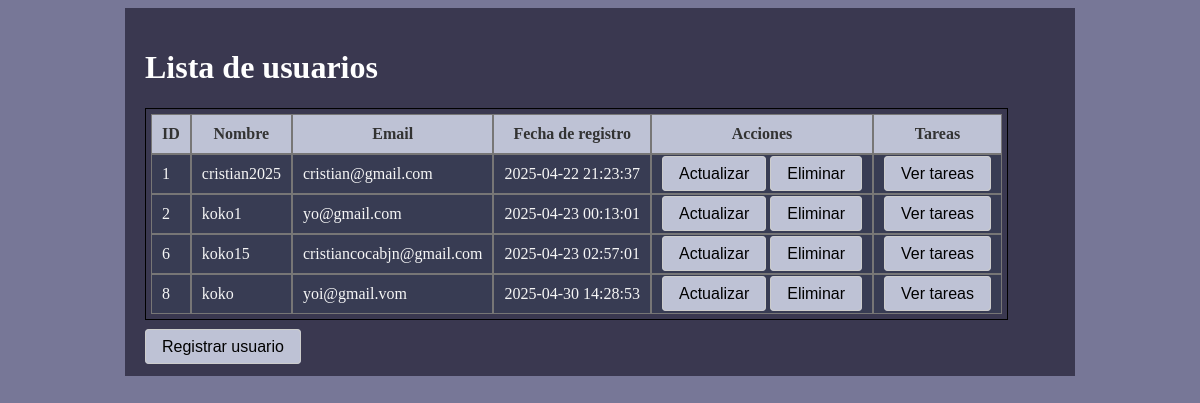
/controllers/user_controller.php, run on the app's committed database.
### tables this page shows
CREATE TABLE IF NOT EXISTS `users` (
  `id` int(11) NOT NULL AUTO_INCREMENT,
  `name` varchar(255) NOT NULL,
  `email` varchar(255) NOT NULL,
  `password` varchar(255) NOT NULL,
  `created_at` timestamp NULL DEFAULT CURRENT_TIMESTAMP,
  `updated_at` timestamp NULL DEFAULT CURRENT_TIMESTAMP ON UPDATE CURRENT_TIMESTAMP,
  PRIMARY KEY (`id`)
);

### controllers/user_controller.php (called while the page is built)
<?php
require_once '../models/User.php';
$user = new User();
$users =$user-> getAll();
include_once '../views/index.php';
exit();
?>

### models/Connection.php (called while the page is built, shortened)
<?php
class Connection{
    private $host = "localhost";
    private $user = "root";
    private $password = "";
    private $db = "proyectoList";
    private $port = 3306;
    protected function connect(){
        try{
            $this->connection = mysqli_connect(
                $this->host, $this->user, $this->password, $this->db, $this->port);
        }
        catch(Exception $e){
            echo "Error: ". $e->getMessage();
            die("Connection failed");
        }
    }
}

### models/User.php (called while the page is built, shortened)
<?php
require_once "Connection.php";
class User extends Connection{
    public function getAll(){
        $stmt = mysqli_prepare($this->connection,"SELECT *FROM users");
        $stmt->execute();
        $result = $stmt->get_result();
        $users = array();
        while($row =  $result->fetch_assoc()){
            array_push($users,$row);
        }
        return $users;
    }
}

### views/index.php (the view, shortened to what this page needs)
<!DOCTYPE html>
<html lang="en">
<head>
    <link rel="stylesheet" href="../style.css">
</head>
<body>
    <div class="formulario">
    <h1>Lista de usuarios</h1>
    <table>
    <thead>
        <tr>
            <th>ID</th>
            <th>Nombre</th>
            <th>Email</th>
            <th>Fecha de registro</th>
            <th>Acciones</th>
            <th>Tareas</th>
        </tr>
    </thead>
    <tbody>
        <?php if(!empty($users)): ?>
        <?php foreach($users as $user): ?>
            <tr>
                <td><?= htmlspecialchars($user['id'])?></td>
                <td><?= htmlspecialchars($user['name'])?></td>
                <td><?= htmlspecialchars($user['email'])?></td>
                <td><?= htmlspecialchars($user['created_at'])?></td>
                <td>
                    <a href="../controllers/user_update.php?id=<?=$user['id'] ?>" class="button" >Actualizar</a>
                    <a href="../controllers/user_delete.php?id=<?=$user['id'] ?>" class="button" >Eliminar</a>
                </td>
                <td>
                    <a href="../controllers/task_controller.php?id=<?=$user['id'] ?>" class="button" >Ver tareas</a>
                </td>
            </tr>
        <?php endforeach; ?>
        <?php endif;?>
    </table>
    <br>
    <a href="../controllers/user_create.php" class="button">Registrar usuario</a>
    </div>
</body>
</html>

### style.css (style rules this page uses)
table { width: auto; position: relative; border: 1.5px solid black; border-spacing: 0cap; padding: 5px; }
th { background-color: rgb(190, 194, 213); border: 1.5px solid rgb(119, 118, 118); color: #333; padding: 10px; }
td { border-color: black; padding: 10px; border: 1.5px solid rgb(119, 118, 118); background-color:rgb(56, 60, 83); color: #f6f6f6; }
a.button { padding: 8px 16px; background: rgb(190, 194, 213); border: 1px solid #ccc; border-radius: 4px; text-decoration: none; color: #000000; font-family: sans-serif; }
.formulario { display: block; width: 950px; padding: 20px; margin: auto; background-color: rgb(58, 56, 80); box-sizing: border-box; color: #ffffff; }
body { background-color:rgba(81, 82, 122, 0.781); }

### data on the page
users: id "1", name "cristian2025", email "cristian@gmail.com", created_at "2025-04-22 21:23:37"
users: id "2", name "koko1", email "yo@gmail.com", created_at "2025-04-23 00:13:01"
users: id "6", name "koko15", email "cristiancocabjn@gmail.com", created_at "2025-04-23 02:57:01"
users: id "8", name "koko", email "yoi@gmail.vom", created_at "2025-04-30 14:28:53"
